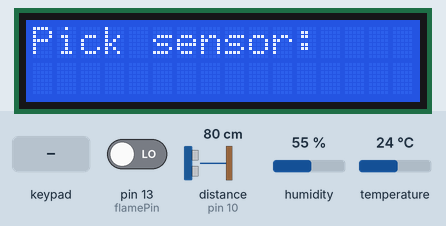
The sketch below on a simulated Arduino Uno, built with avr-gcc and run on an emulated ATmega328P. Shown: 16×2 character LCD. The test bench sets the inputs (shaded band); at power-on: distance to the obstacle (sensor on pin 10) 80 cm, humidity 55 %, pin 13 (flamePin) LOW, temperature 24 °C. The echo pulse lasts 58.3 µs per cm; what the sketch prints to the serial monitor is not drawn.

Above: at 1.2 s.
1.3 s: keypad keys 5 4 3 2 pressed 0.4 s apart
At 3.7 s:
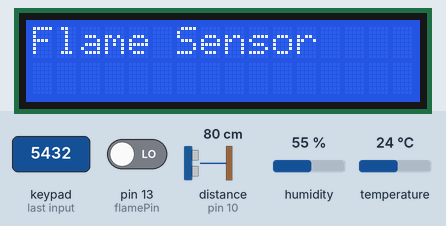
4.4 s: distance to the obstacle (sensor on pin 10) set to 2 cm
At 6.4 s:
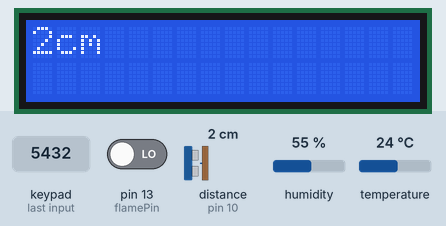
7.0 s: key '1' pressed
10.0 s: humidity set to 22 %
At 12.8 s:
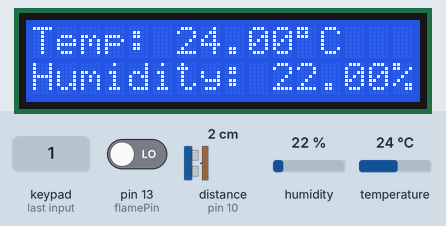
13.0 s: key 'A' pressed
16.0 s: key '2' pressed
At 18.8 s:
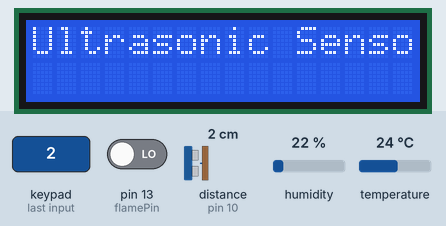
Timing chart, 0 to 20.3 s (numbered marks = the images above; inputs shaded):
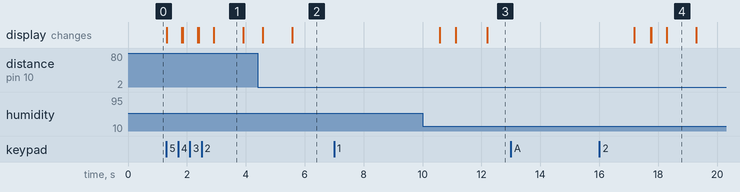

The sketch:

optional_sensors_using_4x4_keypad.ino
```cpp
#include <dht.h>
#include <Wire.h>
#include <Keypad.h>
#include <LiquidCrystal_I2C.h>

LiquidCrystal_I2C lcd(0x27,16,2);  // set the LCD address to 0x27


dht DHT;

#define DHT11_PIN 12

const int flamePin = 13;

//distance variables
const int trigPin = 11;
const int echoPin = 10;

//keypad variables
char customKey;
const byte ROWS = 4;
const byte COLS = 4;

char hexaKeys[ROWS][COLS] = {
  {'1', '2', '3', 'A'},
  {'4', '5', '6', 'B'},
  {'7', '8', '9', 'C'},
  {'*', '0', '#', 'D'}
};

byte rowPins[ROWS] = {9, 8, 7, 6};
byte colPins[COLS] = {5, 4, 3, 2};

Keypad customKeypad = Keypad(makeKeymap(hexaKeys), rowPins, colPins, ROWS, COLS);


void setup(){
  lcd.init();
  lcd.backlight();

  Serial.begin(9600);
  pinMode(trigPin, OUTPUT);
  pinMode(echoPin, INPUT);
  pinMode(flamePin, INPUT);
}

void loop(){

  lcd.setCursor(0,0);
  lcd.print("Pick sensor:");
  customKey = customKeypad.getKey();

  if(customKey){
    lcd.clear();
    Serial.print(customKey);
    delay(500);

    if(customKey == '1'){
      dhtFunction();
    }else if(customKey == '2'){
      distanceFunction();
    }else if(customKey == '3'){
      flameFunction();
    }
  }
}

long microsecondsToCentimeters(long microseconds) {
  return microseconds / 29 / 2;
}

void dhtFunction(){
  lcd.setCursor(0, 0);
  lcd.print("DHT Sensor");
  Serial.print("DHT Sensor picked");
  delay(1000);
  lcd.clear();

  int chk = DHT.read11(DHT11_PIN);
  lcd.setCursor(0,0);
  lcd.print("Temp: ");
  lcd.print(DHT.temperature);
  lcd.print((char)223);
  lcd.print("C");
  lcd.setCursor(0,1);
  lcd.print("Humidity: ");
  lcd.print(DHT.humidity);
  lcd.print("%");
  Serial.print("Temp: ");
  Serial.print(DHT.temperature);
  Serial.print((char)223);
  Serial.print("C");
  Serial.print("Humidity: ");
  Serial.print(DHT.humidity);
  Serial.print("%");
  delay(5000);
  lcd.clear();
}

void distanceFunction(){
  lcd.clear();
  lcd.setCursor(0, 0);
  lcd.print("Ultrasonic Sensor");
  delay(1000);
  lcd.clear();

  long duration, inches, cm;
  pinMode(trigPin, OUTPUT);
  digitalWrite(trigPin, LOW);
  delayMicroseconds(10);
  digitalWrite(trigPin, HIGH);
  delayMicroseconds(50);
  digitalWrite(trigPin, LOW);
  pinMode(echoPin, INPUT);
  duration = pulseIn(echoPin, HIGH);
  cm = microsecondsToCentimeters(duration);
  Serial.print(cm);
  Serial.print("cm");
  Serial.println();
  lcd.setCursor(0,0);
  lcd.print(cm);
  lcd.print("cm");
  delay(5000);
  lcd.clear();

}

void flameFunction() {
  lcd.clear();
  lcd.setCursor(0, 0);
  lcd.print("Flame Sensor");
  delay(1000);
  lcd.clear();

  if (digitalRead(flamePin) == 1 )
  {
    Serial.println("Fire detected!");
  }
  else
  {
    Serial.println("No Fire detected");
  }
  delay(100);

}
```

Measured:
- after the input at 1.3 s, the display: first changes at once (image 1 shows a later state)
- after the input at 7.0 s, every drawn part: stays the same
- after the input at 13.0 s, every drawn part: stays the same
- what the display in image 1 shows lasts 1.0 s, from 2.9 s to 3.9 s
